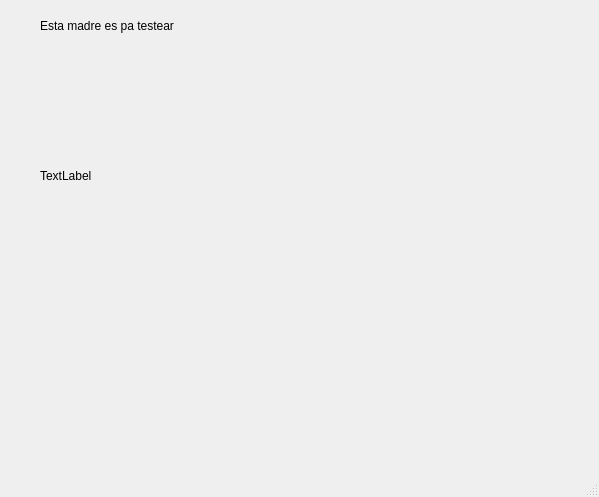
<?xml version="1.0" encoding="UTF-8"?>
<ui version="4.0">
 <class>MainWindow</class>
 <widget class="QMainWindow" name="MainWindow">
  <property name="geometry">
   <rect>
    <x>0</x>
    <y>0</y>
    <width>599</width>
    <height>497</height>
   </rect>
  </property>
  <property name="windowTitle">
   <string>MainWindow</string>
  </property>
  <widget class="QWidget" name="centralwidget">
   <widget class="QLabel" name="label">
    <property name="geometry">
     <rect>
      <x>40</x>
      <y>50</y>
      <width>391</width>
      <height>251</height>
     </rect>
    </property>
    <property name="styleSheet">
     <string notr="true">image: url(:/Logos/leo.jpg);
background-image: url(:/Ejercicios/leoyzell.jpg);</string>
    </property>
    <property name="text">
     <string>TextLabel</string>
    </property>
   </widget>
   <widget class="QLabel" name="label_2">
    <property name="geometry">
     <rect>
      <x>40</x>
      <y>10</y>
      <width>181</width>
      <height>31</height>
     </rect>
    </property>
    <property name="styleSheet">
     <string notr="true">font: 12pt &quot;MS Shell Dlg 2&quot;;</string>
    </property>
    <property name="text">
     <string>Esta madre es pa testear</string>
    </property>
   </widget>
  </widget>
  <widget class="QMenuBar" name="menubar">
   <property name="geometry">
    <rect>
     <x>0</x>
     <y>0</y>
     <width>599</width>
     <height>18</height>
    </rect>
   </property>
  </widget>
  <widget class="QStatusBar" name="statusbar"/>
 </widget>
 <resources>
  <include location="../../Archivo/recursos.qrc"/>
 </resources>
 <connections/>
</ui>
